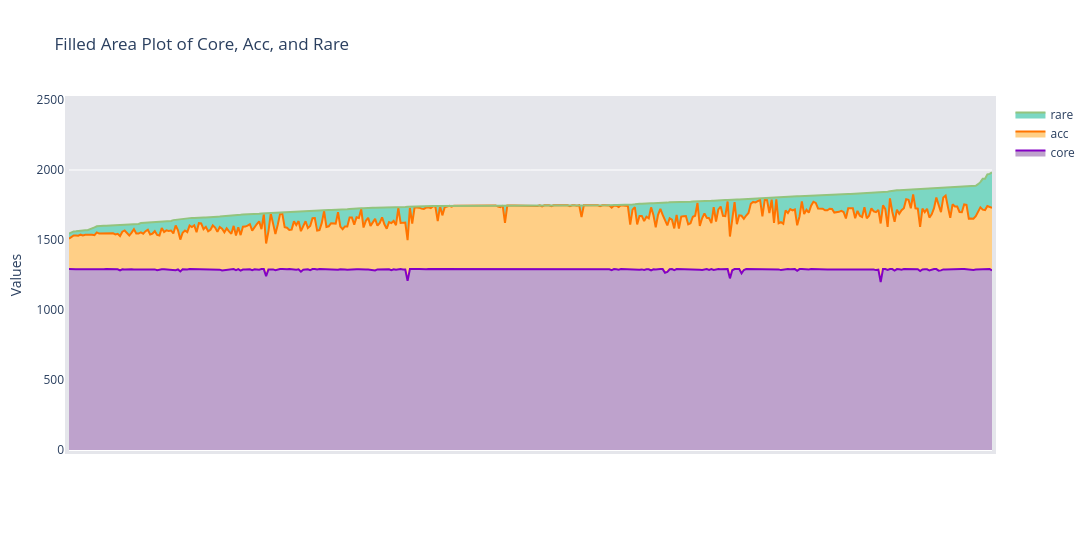

The code cell stored with this chart in its notebook:
### Code cell
import plotly.graph_objects as go

# Sort the DataFrame by 'rare'
df_sorted = df_car_dist_panta_cdhit.sort_values(by='sum')

# Create x as a sequence representing the ordered samples
x = list(range(len(df_sorted)))

# Create a new figure
fig = go.Figure()

# Add scatter traces with stackgroup for stacking areas
fig.add_trace(go.Scatter(
    x=x,
    y=df_sorted['core'],
    name='core',
    stackgroup='one',
    mode='lines',
    line=dict(color='#8300c4'),
    fillcolor='#bea2cc'
))
fig.add_trace(go.Scatter(
    x=x,
    y=df_sorted['acc'],
    name='acc',
    stackgroup='one',
    mode='lines',
    line=dict(color='#ff7400'),
    fillcolor='#ffcf86'
))
fig.add_trace(go.Scatter(
    x=x,
    y=df_sorted['rare'],
    name='rare',
    stackgroup='one',
    mode='lines',
    line=dict(color='#93c47d'),
    fillcolor='#7bd7c3'
))

# Update layout to match original specifications
fig.update_layout(
    title='Filled Area Plot of Core, Acc, and Rare',
    xaxis_title='Samples ordered by Rare',
    yaxis_title='Values',
    yaxis=dict(range=[0, 2500]), # changed to 1000
    autosize=False,
    width=1200,
    height=550,
    margin=dict(l=50, r=50, b=100, t=100, pad=4),
    paper_bgcolor='white',
    plot_bgcolor='#e5e6eb'
)

# Hide x-axis labels
fig.update_xaxes(visible=False)

# Show the plot
fig.show()

### Figure 1 — Plotly figure (JSON) as saved in the notebook; plotly's stock layout.template omitted (floating-point values rounded to 4 significant figures; data arrays with more than 128 entries replaced by an {"elided": "..."} marker saying what was removed)
{"data": [{"fillcolor": "#bea2cc", "line": {"color": "#8300c4"}, "mode": "lines", "name": "core", "stackgroup": "one", "type": "scatter", "x": {"elided": "399 int values"}, "y": {"elided": "399 int values"}}, {"fillcolor": "#ffcf86", "line": {"color": "#ff7400"}, "mode": "lines", "name": "acc", "stackgroup": "one", "type": "scatter", "x": {"elided": "399 int values"}, "y": {"elided": "399 int values"}}, {"fillcolor": "#7bd7c3", "line": {"color": "#93c47d"}, "mode": "lines", "name": "rare", "stackgroup": "one", "type": "scatter", "x": {"elided": "399 int values"}, "y": {"elided": "399 int values"}}], "layout": {"autosize": false, "height": 550, "margin": {"b": 100, "l": 50, "pad": 4, "r": 50, "t": 100}, "paper_bgcolor": "white", "plot_bgcolor": "#e5e6eb", "title": {"text": "Filled Area Plot of Core, Acc, and Rare"}, "width": 1200, "xaxis": {"title": {"text": "Samples ordered by Rare"}, "visible": false}, "yaxis": {"range": [0, 2500], "title": {"text": "Values"}}}}
